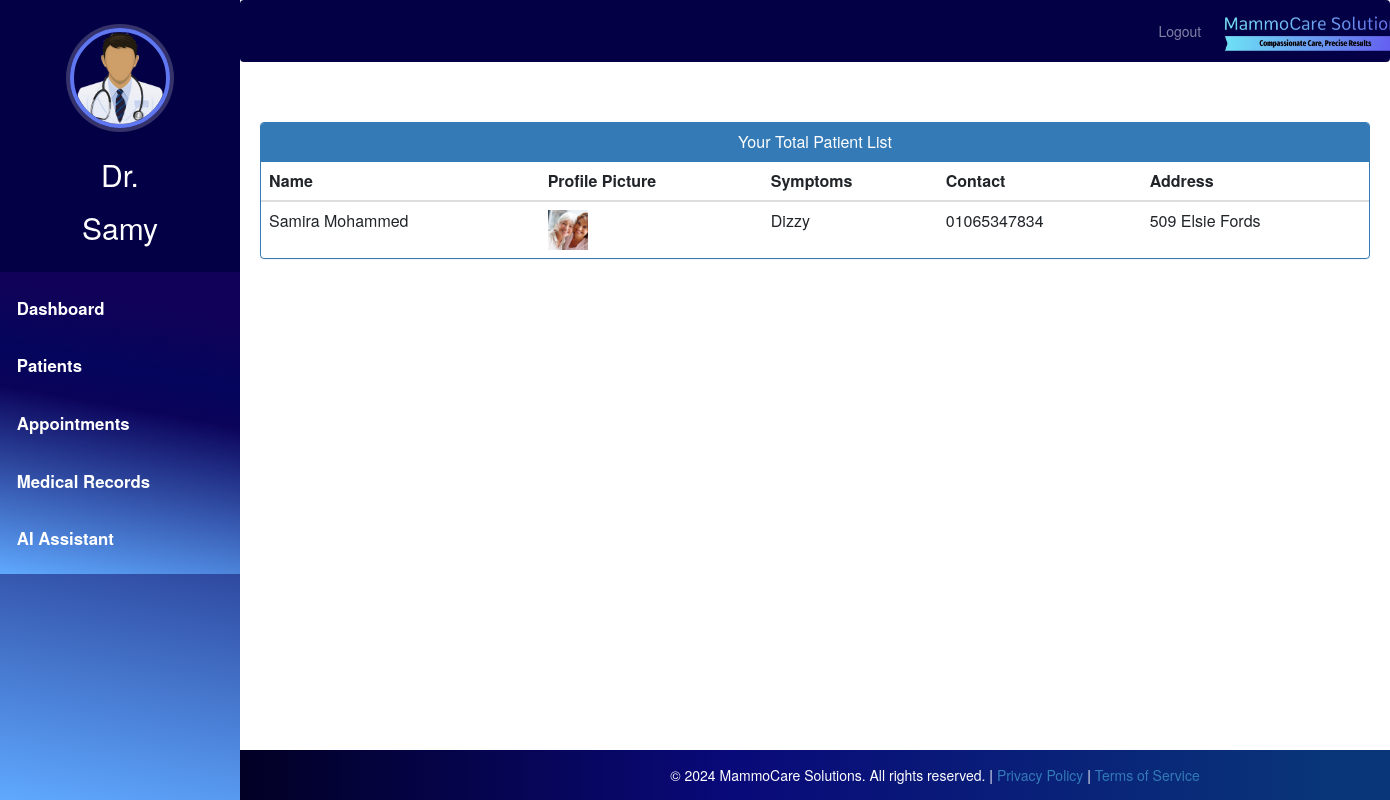
Page /doctor-view-patient (signed in) on the committed database.
### hospital/models.py (models this page shows, shortened)
class Doctor(models.Model):
    user=models.OneToOneField(User,on_delete=models.CASCADE)
    profile_pic= models.ImageField(upload_to='profile_pic/DoctorProfilePic/', null=True,blank=True)
    address = models.CharField(max_length=40)
    mobile = models.CharField(max_length=20,null=True)
    department= models.CharField(max_length=50, default='Oncologist')
    status=models.BooleanField(default=False)

class Patient(models.Model):
    user=models.OneToOneField(User,on_delete=models.CASCADE)
    profile_pic= models.ImageField(upload_to='profile_pic/PatientProfilePic/',null=True,blank=True)
    address = models.CharField(max_length=40)
    mobile = models.CharField(max_length=20,null=False)
    symptoms = models.CharField(max_length=100,null=False)
    assignedDoctorId = models.PositiveIntegerField(null=True)
    admitDate=models.DateField(auto_now=True)
    dob = models.DateField()
    status=models.BooleanField(default=False)
    @property
    def get_name(self):
        return self.user.first_name+" "+self.user.last_name

### hospital/views.py (the view)
# urls.py: path('doctor-view-patient', views.doctor_view_patient_view,name='doctor-view-patient'),
@login_required(login_url='doctorlogin')
@user_passes_test(is_doctor)
def doctor_view_patient_view(request):
    patients=models.Patient.objects.all().filter(status=True,assignedDoctorId=request.user.id)
    doctor=models.Doctor.objects.get(user_id=request.user.id) #for profile picture of doctor in sidebar
    return render(request,'hospital/doctor_view_patient.html',{'patients':patients,'doctor':doctor})

### hospital/views.py (called while the page is built)
def is_doctor(user):
    return user.groups.filter(name='DOCTOR').exists()

### templates/hospital/doctor_view_patient.html (shortened to what this page needs)
{% extends 'hospital/doctor_base.html' %}
{% block content %}
{%load static%}
<head>
  <link href="//netdna.bootstrapcdn.com/bootstrap/3.0.0/css/bootstrap.min.css" rel="stylesheet" id="bootstrap-css">
</head>
<div class="container">
  <div class="panel panel-primary">
    <div class="panel-heading">
      <h6 class="panel-title">Your Total Patient List</h6>
    </div>
    <table class="table table-hover" id="dev-table">
      <thead>
        <tr>
          <th>Name</th>
          <th>Profile Picture</th>
          <th>Symptoms</th>
          <th>Contact</th>
          <th>Address</th>
        </tr>
      </thead>
      {% for p in patients %}
      <tr>
        <td> {{p.get_name}}</td>
        <td> <img src="{% static p.profile_pic.url %}" alt="Profile Pic" height="40px" width="40px" /></td>
        <td>{{p.symptoms}}</td>
        <td>{{p.mobile}}</td>
        <td>{{p.address}}</td>
      </tr>
      {% endfor %}
    </table>
  </div>
</div>
<div class="footer-container">
  <footer>
    <div class="footer-content">
      <p>
        &copy; 2024 MammoCare Solutions. All rights reserved. | <a href="/privacy_policy">Privacy Policy</a> | <a href="/terms">Terms of Service</a>
      </p>
    </div>
  </footer>
</div>
{% endblock content %}

### templates/hospital/doctor_base.html (shortened to what this page needs)
{% load static %}
<html lang="en">
<head>
  <link rel="stylesheet" href="https://stackpath.bootstrapcdn.com/bootstrap/4.3.1/css/bootstrap.min.css">
  <link rel="stylesheet" href="https://maxcdn.bootstrapcdn.com/font-awesome/4.7.0/css/font-awesome.min.css">
</head>
<body>
  <nav class="menu" tabindex="0">
    <header class="avatar">
      <div style="display: inline-block;">
        <img src="{% static doctor.profile_pic.url %}" alt="Profile Pic" />
        <br><br>
        <h6 style="color: white; font-size: 30px;">Dr.</h6>
      </div>
      <h2>{{ request.user.first_name }}</h2>
    </header>
    <ul>
      <li tabindex="0" class="icon-dashboard"><a href="/doctor-dashboard">Dashboard</a></li>
      <li tabindex="0" class="icon-users"><a href="/doctor-patient">Patients</a></li>
      <li tabindex="0" class="icon-calendar"><a href="/doctor-appointment">Appointments</a></li>
      <li tabindex="0" class="icon-records"><a href="/doctor-medical-records">Medical Records</a></li>
      <li tabindex="0" class="icon-calendar"><a href="/assistant">AI Assistant</a></li>
    </ul>
  </nav>
  <main>
    <div class="bs-example">
      <nav class="navbar navbar-expand-md navbar-dark fixed-top" style="background:#040046;">
        <div class="navbar-nav" style=" margin-left: 80%;">
          <a href="/index" class="nav-item nav-link">Logout</a>
        </div>
        <a href="/admin-dashboard" class="navbar-brand">
          <img src="{% static 'images/mammocare-logo.jpeg' %}" alt="Logo" height="40" style="margin-top: -7px;">
        </a>
      </nav>
    </div>
    <br><br>
    {% block content %}
    {% endblock content %}
    <br><br><br><br><br><br><br>
    <footer>
      <br>
      <div class="container">
      </div>
    </footer>
  </main>
</body>
</html>

### templates/hospital/doctor_base.html (style rules this page uses)
body { padding-left: 240px; margin-top: 50px; }
.menu { background: rgb(2,0,36); background: linear-gradient(10deg, rgba(2,0,36,1) 0%, rgba(95,169,255,1) 0%, rgba(11,3,90,1) 55%, rgba(4,5,92,1) 66%, rgba(18,1,88,0.9568160027682948) 87%); height: 100vh; width: 240px; position: fixed; top: 0px; left: 0; z-index: 5; outline: none; transition: left 0.3s; }
.menu .avatar { background: #040046; padding: 2em 0.5em; text-align: center; }
.menu .avatar img { width: 100px; height: 100px; border-radius: 50%; overflow: hidden; border: 4px solid #5f77f0; box-shadow: 0 0 0 4px rgba(255, 255, 255, 0.2); }
.menu .avatar h2 { font-weight: normal; margin-bottom: 0; color: #fff; margin-top: 10px; }
.menu ul { list-style: none; padding: 0.5em 0; margin: 0; background: rgb(2,0,36); background: linear-gradient(10deg, rgba(2,0,36,1) 0%, rgba(95,169,255,1) 0%, rgba(11,3,90,1) 55%, rgba(4,5,92,1) 66%, rgba(18,1,88,0.9568160027682948) 87%); }
.menu ul li { padding: 1em; font-size: 1.2em; font-weight: bold; transition: background-color 0.3s ease; }
.menu ul li a { color: #fff; text-decoration: none; }
footer { padding: 0px 0px 0px 0px; background: rgb(2, 0, 36); background: linear-gradient(90deg, rgba(2, 0, 36, 1) 0%, rgba(9, 9, 121, 1) 35%, rgba(9, 53, 121, 1) 78%); margin: 0px; position: absolute; bottom: 0; width: 100%; height: 50px; text-align: center; }

### templates/hospital/doctor_view_patient.html (style rules this page uses)
a:link { text-decoration: none; }
h6 { text-align: center; }
footer { padding: 0px 0px; background: rgb(2, 0, 36); background: linear-gradient(90deg, rgba(2, 0, 36, 1) 0%, rgba(9, 9, 121, 1) 35%, rgba(9, 53, 121, 1) 78%); position: fixed; margin: 0px; width: 100%; height: 50px; color: white; z-index: 0; }
footer p { margin: 5px 0; font-size: 14px; }
.footer-container { position: fixed; width: 100%; z-index: 1001; }
.footer-content { padding: 10px 0; bottom: 0px; }

### rows in the picture
Doctor: profile_pic (picture)
Patient: get_name "Samira Mohammed", profile_pic (picture), symptoms "Dizzy", mobile "01065347834", address "509 Elsie Fords"

### other values in the picture
{{ request.user.first_name }} "Samy"
